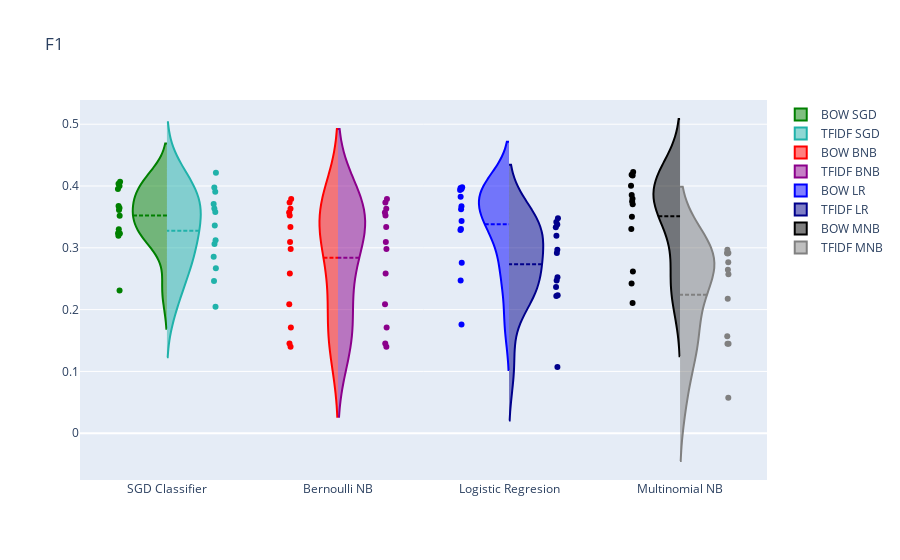

The code cell stored with this chart in its notebook:
### Code cell
dataframe_metrics_q1(f1_BOW_SGD, f1_TFIDF_SGD, f1_BOW_BNB, f1_TFIDF_BNB, f1_BOW_LR, f1_TFIDF_LR,
                 f1_BOW_MNB, f1_TFIDF_MNB, "F1")

### Figure 1 — Plotly figure (JSON) as saved in the notebook; plotly's stock layout.template omitted (floating-point values rounded to 4 significant figures)
{"data": [{"jitter": 0.05, "line": {"color": "green"}, "meanline": {"visible": true}, "name": "BOW SGD", "pointpos": -1.4, "points": "all", "scalegroup": "BOW", "scalemode": "count", "side": "negative", "type": "violin", "x0": "SGD Classifier", "y": [0.407, 0.3677, 0.323, 0.3645, 0.2308, 0.33, 0.3953, 0.3519, 0.3194, 0.4, 0.3613, 0.4038, 0.3235]}, {"jitter": 0.05, "line": {"color": "lightseagreen"}, "meanline": {"visible": true}, "name": "TFIDF SGD", "pointpos": 1.4, "points": "all", "scalegroup": "TFIDF", "scalemode": "count", "side": "positive", "type": "violin", "x0": "SGD Classifier", "y": [0.4217, 0.3362, 0.3579, 0.2462, 0.2047, 0.3908, 0.3061, 0.267, 0.371, 0.3977, 0.2857, 0.3636, 0.3123]}, {"jitter": 0.05, "line": {"color": "red"}, "meanline": {"visible": true}, "name": "BOW BNB", "pointpos": -1.4, "points": "all", "scalegroup": "BOW", "scalemode": "count", "side": "negative", "type": "violin", "x0": "Bernoulli NB", "y": [0.3338, 0.3522, 0.3735, 0.1399, 0.1709, 0.3632, 0.2585, 0.2087, 0.3095, 0.3791, 0.2982, 0.3571, 0.1452]}, {"jitter": 0.05, "line": {"color": "darkmagenta"}, "meanline": {"visible": true}, "name": "TFIDF BNB", "pointpos": 1.4, "points": "all", "scalegroup": "TFIDF", "scalemode": "count", "side": "positive", "type": "violin", "x0": "Bernoulli NB", "y": [0.3338, 0.3522, 0.3735, 0.1399, 0.1709, 0.3632, 0.2585, 0.2087, 0.3095, 0.3791, 0.2982, 0.3571, 0.1452]}, {"jitter": 0.05, "line": {"color": "blue"}, "meanline": {"visible": true}, "name": "BOW LR", "pointpos": -1.4, "points": "all", "scalegroup": "BOW", "scalemode": "count", "side": "negative", "type": "violin", "x0": "Logistic Regresion", "y": [0.3672, 0.3825, 0.3305, 0.2473, 0.1758, 0.3435, 0.3288, 0.3952, 0.3979, 0.3625, 0.3934, 0.397, 0.2758]}, {"jitter": 0.05, "line": {"color": "darkblue"}, "meanline": {"visible": true}, "name": "TFIDF LR", "pointpos": 1.4, "points": "all", "scalegroup": "TFIDF", "scalemode": "count", "side": "positive", "type": "violin", "x0": "Logistic Regresion", "y": [0.2967, 0.2915, 0.3197, 0.3418, 0.2365, 0.2231, 0.3477, 0.2219, 0.2472, 0.2525, 0.3333, 0.3377, 0.1073]}, {"jitter": 0.05, "line": {"color": "black"}, "meanline": {"visible": true}, "name": "BOW MNB", "pointpos": -1.4, "points": "all", "scalegroup": "BOW", "scalemode": "count", "side": "negative", "type": "violin", "x0": "Multinomial NB", "y": [0.4169, 0.3796, 0.2424, 0.3855, 0.4182, 0.2617, 0.375, 0.3501, 0.4225, 0.4006, 0.3304, 0.3704, 0.2107]}, {"jitter": 0.05, "line": {"color": "gray"}, "meanline": {"visible": true}, "name": "TFIDF MNB", "pointpos": 1.4, "points": "all", "scalemode": "count", "side": "positive", "type": "violin", "x0": "Multinomial NB", "y": [0.2915, 0.2967, 0.2915, 0.2647, 0.2907, 0.1448, 0.1448, 0.2177, 0.1569, 0.2574, 0.2766, 0.05731]}], "layout": {"title": {"text": "F1"}, "violingap": 0, "violingroupgap": 0.6, "violinmode": "overlay"}}
